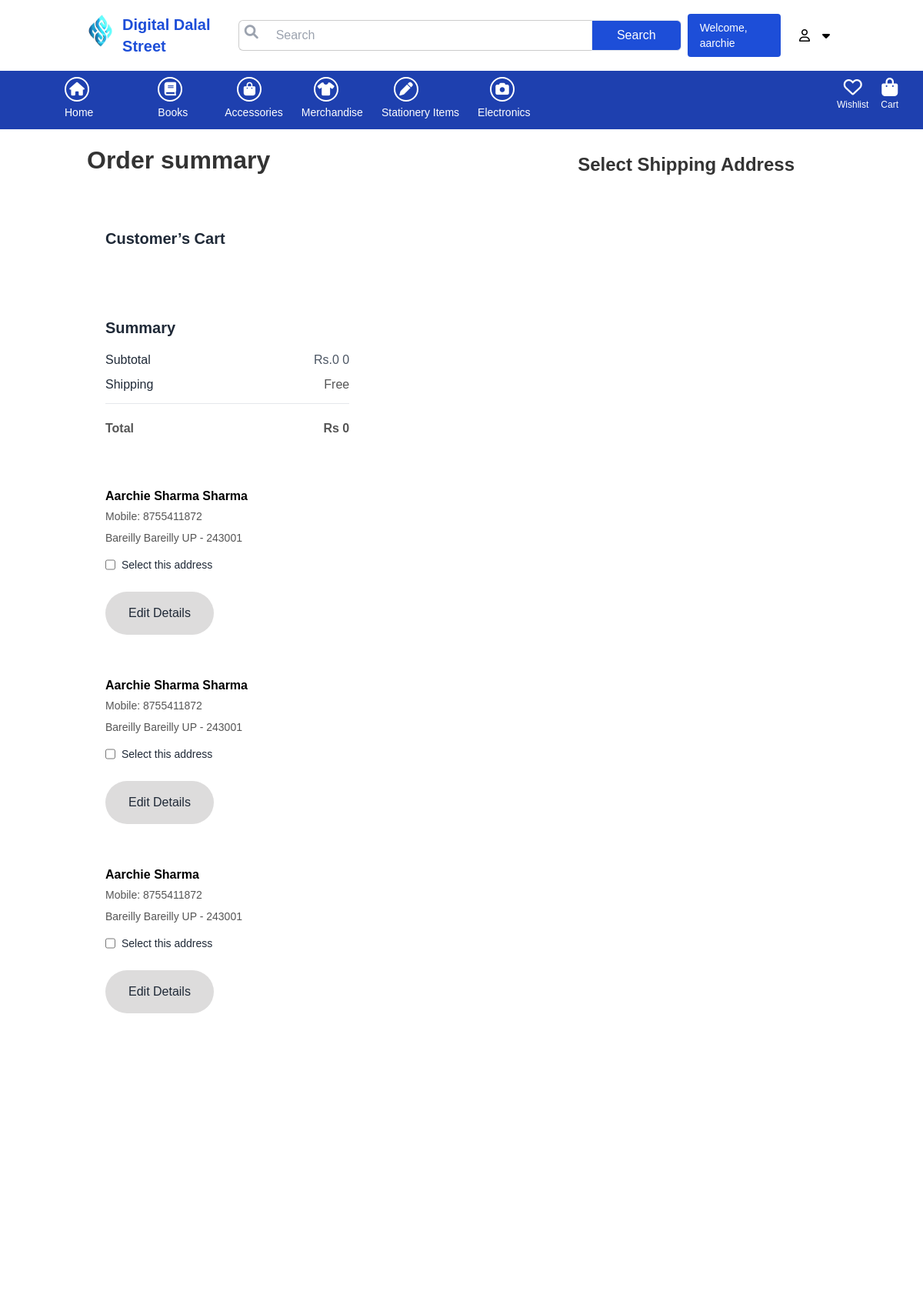
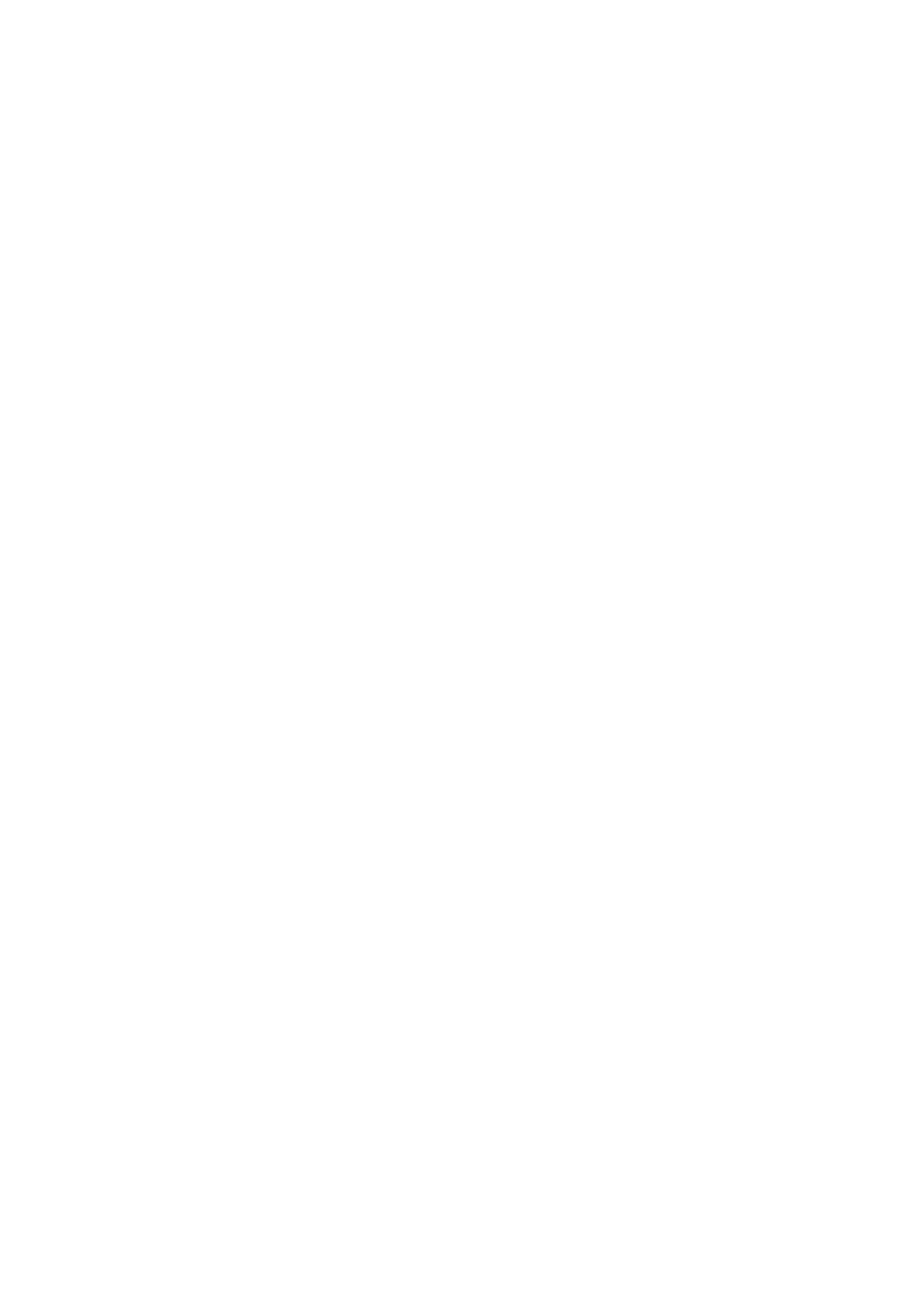
The app's page /checkout/ (signed in, upper part) with its own data (2 pictures, top to bottom).
### app/models.py (models this page shows, shortened)
class Customer(models.Model):
    user = models.ForeignKey(User,on_delete=models.CASCADE)
    name = models.CharField(max_length=200)
    locality = models.CharField(max_length=200)
    city = models.CharField(max_length=50)
    mobile = models.IntegerField(default=0)
    zipcode = models.IntegerField()
    state = models.CharField(choices=STATE_CHOICES,max_length=100)

### app/views.py (the view, shortened to what this page needs)
# urls.py: path("checkout/", views.checkout.as_view(),name="checkout"),
@method_decorator(login_required,name='dispatch')
class checkout(View):
    def get(self,request):
        totalitem = 0
        wishitem = 0
        if request.user.is_authenticated:
            totalitem = len(Cart.objects.filter(user=request.user))
            wishitem = len(Wishlist.objects.filter(user=request.user))
        user=request.user
        add=Customer.objects.filter(user=user)
        cart_items=Cart.objects.filter(user=user)
        famount = 0
        return render(request,"app/checkout.html",locals())

### app/templates/app/checkout.html (shortened to what this page needs)
<!DOCTYPE html>
{% load static %}
<html lang="en">
<head>
    <link rel="stylesheet" href="{% static 'app/css/style.css' %}"/>
    <link rel="stylesheet" href="https://stackpath.bootstrapcdn.com/font-awesome/4.7.0/css/font-awesome.min.css">
    <link rel="stylesheet" href="https://cdn.jsdelivr.net/npm/bootstrap-icons@1.8.1/font/bootstrap-icons.css">
    <link rel="stylesheet" href="https://cdnjs.cloudflare.com/ajax/libs/font-awesome/6.4.2/css/all.min.css" />
    <link rel="stylesheet" href="{% static 'app/css/owl.carousel.min.css' %}"/>
    <link rel="stylesheet" href="{% static 'app/css/all.min.css' %}"/>
    <link rel="stylesheet" href="https://unpkg.com/swiper/swiper-bundle.min.css" />
    <link rel="stylesheet" href="https://cdnjs.cloudflare.com/ajax/libs/font-awesome/6.0.0-beta3/css/all.min.css">
    <script src="https://cdn.tailwindcss.com"></script>
</head>
    <body>
        <div class="">
            <header class="py-4 shadow-sm bg-white">
                <div class="container flex items-center justify-between">
                    <div class="flex flex-row">
                        <a href="index.html" >
                            <img src="../../static/app/images/product/smlogo.png" alt="Logo" class="w-10 h-auto">
                        </a>
                        <p class="ml-3 text-blue-700 font-bold text-xl flex items-center justify-center">
                            Digital Dalal Street
                        </p>
                </div>
                 <form class="w-full max-w-xl relative flex mx-auto" role="search" action="/search">
                    <span class="absolute left-2 top-3 text-lg text-gray-400">
                        <i class="fa-solid fa-magnifying-glass"></i>
                    </span>
                    <input type="search" name="search" aria-label="Search"
                        class="w-full border border-primary border-r-0 pl-12 pr-3 rounded-l-md focus:outline-none hidden md:flex h-10 py-0"
                        placeholder="Search">
                        <button
                        class="bg-blue-700 border border-primary text-white px-8 rounded-r-md hover:bg-blue-600 transition hidden md:flex items-center justify-center h-10 mt-2.5" type="submit">Search</button>
                </form>
                <div class="text-sm flex flex-row gap-2 ml-2 text-black items-center justify-center">
                    {% if user.is_authenticated %}
                        <a href="{% url 'profile' %}" class="bg-blue-700 hover:bg-blue-800 text-white px-4 py-2 rounded mr-4">
                            Welcome, {{ user.username }}
                        </a>
                    </div>
                        <i class="fa-regular fa-user rounded-lg p-2"></i>
                        <div class="relative inline-block">
                            <i id="userIcon" class="fa fa-caret-down text-black rounded-lg p-2 cursor-pointer"></i>
                        </div>
                    {% else %}
                        <a href="{% url 'customerregistration' %}" class="bg-blue-700 hover:bg-blue-800 text-white px-4 py-2 rounded mr-4">Login/Signup</a>
                    {% endif %}
                </div>
                </div>
            <nav class="flex items-center justify-start bg-blue-800 text-sm leading-3 text-white">
              <ul class="flex space-x-2 py-2">
                <li class="flex-col items-center">
                    <div class="nav-icon">
                    </div>
                    <div class="nav-text">
                        <a href="/" class="block mr-2 px-6 py-2 text-white hover:underline">Home</a>
                    </div>
                </li>
                <li>
                    <div class="nav-icon">
                    </div>
                    <div class="nav-text">
                        <a href="{% url 'books' %}" class="block px-6 py-2 mr-2 text-white hover:underline">Books</a>
                    </div>
                </li>
                <li>
                    <div class="nav-icon">
                    </div>
                    <div class="nav-text">
                        <a href="{% url 'accessory' %}" class="block px-2 py-2 text-white hover:underline">Accessories</a>
                    </div>
                </li>
                <li class="relative group">
                    <div class="nav-icon">
                        </div>
                        <a href="#" class="block px-2 py-2 text-white hover:underline">Merchandise</a>
                </li>
                <li>
                    <div class="nav-icon">
                    </div>
                    <div class="nav-text">
                        <a href="{% url 'stationary' %}" class="block px-2 py-2  text-white hover:underline">Stationery Items</a>
                    </div>
                </li>
                <li>
                    <div class="nav-icon">
                    </div>
                    <div class="nav-text">
                        <a href="{% url 'electronics' %}" class="block px-2 py-2 text-white hover:underline">Electronics</a>
                    </div>
                </li>
            </ul>
                <div class="flex items-center space-x-4 ml-auto pr-8">
                    <a href="{% url 'showwishlist' %}" class="text-center text-white hover:text-primary transition relative">
                        <div class="text-2xl">
                            <i class="fa-regular fa-heart"></i>
                        </div>
                        <div class="text-xs leading-3">Wishlist</div>
                    </a>
                    <a href="{% url 'showcart' %}" class="text-center text-white hover:text-primary transition relative">
                        <div class="text-2xl">
                            <i class="fa-solid fa-shopping-bag"></i>
                        </div>
                        <div class="text-xs leading-3">Cart</div>
                    </a>
                </div>
            </nav>
            <div class="container ">
              {% block main-content %}
              <div class="flex justify-start item-start space-y-2 flex-col">
                  <div style="display: flex; justify-content: space-between; align-items: center; margin-top: 16px; width: 100%;">
                    <h1 style="font-size: 2rem; font-weight: bold; color: #333;">Order summary</h1>
                    <h2 style="font-size: 1.5rem; font-weight: bold; color: #333; margin-right: 54px ; margin-top:12px;">Select Shipping Address</h2>
                  </div>
                  </div>
                <div class="mt-10 flex flex-col xl:flex-row  items-stretch w-full xl:space-x-8 space-y-4 md:space-y-6 xl:space-y-4">
                    <div class="flex flex-col justify-start items-start w-3/4 space-y-4 md:space-y-6 xl:space-y-8">
                          <div class="flex flex-col justify-start items-start dark:bg-gray-50 px-4 py-4 md:py-6 md:p-6 xl:p-8 w-full">
                              <p class="text-lg md:text-xl dark:text-black text-center font-semibold leading-6 xl:leading-5 text-gray-800">Customer’s Cart</p>
                          </div>
                          <div class="flex flex-col md:flex-row flex-col items-stretch w-full -mt-24 space-y-4 md:space-y-0 md:space-x-6 xl:space-x-8">
                            <div class="flex flex-col px-10 py-6 md:p-6 xl:p-8 w-1/2 dark:bg-gray-50 space-y-6">
                                <h3 class="text-xl dark:text-black font-semibold leading-5 text-gray-800">Summary</h3>
                                <div class="flex justify-center items-center w-full space-y-4 flex-col border-gray-200 border-b pb-4">
                                    <div class="flex justify-between w-full">
                                        <p class="text-base dark:text-black leading-4 text-gray-800">Subtotal </p>
                                        <p class="text-base dark:text-black leading-4 text-gray-600">Rs.{{totalamount}}0 0</p>
                                    </div>
                                    <div class="flex justify-between items-center w-full">
                                        <p class="text-base dark:black leading-4 text-gray-800">Shipping</p>
                                        <p class="text-base dark:text-black leading-4 ">
                                            {% if shipping_applies %} Rs {{shipping_amount}}.00 {% else %} Free {% endif %}
                                        </p>
                                    </div>
                                </div>
                                <div class="flex justify-between items-center w-full">
                                    <p class="text-base dark:text-black font-semibold leading-4 ">Total</p>
                                    <p class="text-base dark:text-black font-semibold leading-4 ">Rs {{totalamount}}0 </p>
                                </div>
                            </div>
                        </div>
                    </div>
                    <div class="flex flex-col">
                      <form method="post" id="myform">
                          {% for ad in add %}
                          <div class="dark:bg-gray-50 w-full md:w-96 flex flex-col justify-between items-center md:items-start px-8 py-6 md:p-6 xl:p-8">
                              <div class="flex flex-col justify-end items-start md:mr-4">
                                  <div class="flex justify-start items-start flex-col space-y-2">
                                      <b><p class="text-base font-semibold leading-4 text-left text-black">{{ad.name}}</p></b>
                                      <p class="text-sm dark:text-black leading-5">Mobile: {{ad.mobile}}</p>
                                      <p class="text-sm dark:text-black leading-5">{{ad.locality}} {{ad.city}} {{ad.state}} - {{ad.zipcode}}</p>
                                  </div>
                              </div>
                              <div class="flex items-center mt-2 md:mt-0">
                                  <input type="checkbox" id="useAddress{{ forloop.counter }}" name="useAddress{{ forloop.counter }}" class="mr-2">
                                  <label for="useAddress{{ forloop.counter }}" class="text-sm text-gray-800 whitespace-nowrap">Select this address</label>
                              </div>
                              <div class="flex justify-center items-center mt-2 md:mt-0">
                                  <div class="flex justify-center items-start md:justify-start md:items-start">
                                      <a href="{% url 'address' %}" class="btn btn-primary dark:bg-blue-700 dark:text-white py-5 hover:bg-gray-300 mx-6 outline-none focus:ring-2 focus:ring-offset-2 focus:ring-gray-800 border border-gray-800 font-medium w-96 text-base font-medium leading-4 text-gray-800 flex items-center justify-center">
                                          Edit Details
                                      </a>
                                  </div>
                              </div>
                          </div>
                          {% endfor %}
                      </form>
                  </div>
                  </div>
              </div>
              {% endblock main-content %}
         <div class="flex items-end w-full min-h-screen bg-white">
        </div>
    </body>
</html>

### app/static/app/css/style.css (style rules this page uses)
* { margin: 0; padding: 0; box-sizing: border-box; }
body { font-family: sans-serif; }
i { cursor: pointer; }
a { text-decoration: none; color: white; }
.container { max-width: 1300px; margin: auto; padding-left: 25px; padding-right: 25px; }
nav { flex: 1; text-align: right; }
nav ul { display: inline-block; list-style-type: none; padding: 25px 60px; }
nav ul li { display: inline-block; margin-right: 20px; }
p { color: #555; }
.btn { display: inline-block; background: rgb(221, 220, 220); color: #1d1a25; padding: 8px 30px; margin: 30px 0; border-radius: 30px; transition: background 0.5s; }
ul { list-style-type: none; }
form input { width: 100%; height: 30px; margin: 10px 0; padding: 0 10px; border: 1px solid #ccc; }
form .btn { width: 100%; border: none; cursor: pointer; margin: 10px 0; }
form a { font-size: 12px; }
.text-center { text-align: center; margin-bottom: 20px; }

### app/templates/app/checkout.html (style rules this page uses)
.nav-icon { display: flex; align-items: center; justify-content: center; border-radius: 50%; padding: 6px; margin-left: 24px; border: 2px solid #fff; width: 32px; height: 32px; }
.nav-text { display: flex; align-items: center; }

### records on screen
Customer: name "Aarchie Sharma Sharma", mobile "8755411872", locality "Bareilly", city "Bareilly", state "UP", zipcode "243001"
Customer: name "Aarchie Sharma Sharma", mobile "8755411872", locality "Bareilly", city "Bareilly", state "UP", zipcode "243001"
Customer: name "Aarchie Sharma", mobile "8755411872", locality "Bareilly", city "Bareilly", state "UP", zipcode "243001"

### other values on screen
{{ user.username }} "aarchie"
